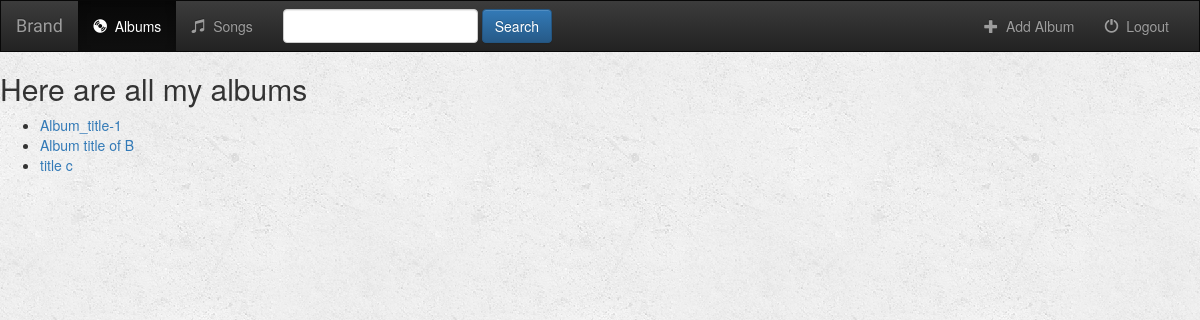
The app's page /music/ with its own data.
### music/models.py (models this page shows, shortened)
class Album(models.Model):
    artist = models.CharField(max_length=250)  # CharField means character datatype
    album_title = models.CharField(max_length=500)
    genre = models.CharField(max_length=100)
    album_logo = models.CharField(max_length=1000)  # link of image

### music/views.py (the view)
def index(request):
    all_albums = Album.objects.all()
    return render(request, 'music/index.html', {'all_albums': all_albums})

### music/templates/music/index.html
{% extends 'music/base.html' %}
{% block body %}
{% if all_albums %}
<h2>Here are all my albums</h2>
<ul>
    {% for album in all_albums %}
    <li><a href="{% url 'music:detail' album.id %}">{{ album.album_title }}</a></li>
    {% endfor %}
</ul>
{% else %}
<h3>You don't have any albums!</h3>
{% endif %}
{% endblock %}

### music/static/music/style.css (style rules this page uses)
body { background: white url("images/background.png"); }

### records on screen
Album: album_title "Album_title-1"
Album: album_title "Album title of B"
Album: album_title "title c"
